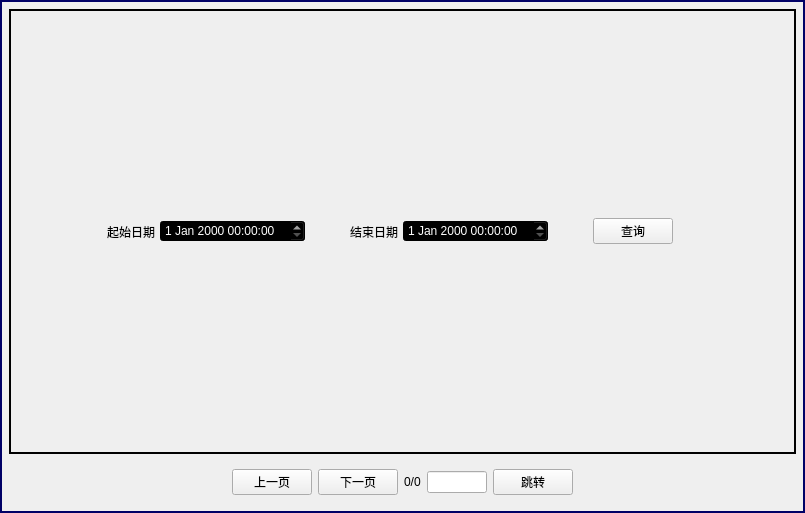
<?xml version="1.0" encoding="UTF-8"?>
<ui version="4.0">
 <class>backendDataForm</class>
 <widget class="QWidget" name="backendDataForm">
  <property name="geometry">
   <rect>
    <x>0</x>
    <y>0</y>
    <width>805</width>
    <height>513</height>
   </rect>
  </property>
  <property name="windowTitle">
   <string>Form</string>
  </property>
  <property name="styleSheet">
   <string notr="true">QWidget#backendDataForm{
 border:2px solid #000066 ;
}</string>
  </property>
  <layout class="QGridLayout" name="gridLayout_2">
   <property name="leftMargin">
    <number>9</number>
   </property>
   <property name="topMargin">
    <number>9</number>
   </property>
   <property name="rightMargin">
    <number>9</number>
   </property>
   <property name="bottomMargin">
    <number>9</number>
   </property>
   <item row="2" column="0">
    <layout class="QHBoxLayout" name="horizontalLayout">
     <property name="leftMargin">
      <number>9</number>
     </property>
     <property name="topMargin">
      <number>9</number>
     </property>
     <property name="rightMargin">
      <number>9</number>
     </property>
     <property name="bottomMargin">
      <number>9</number>
     </property>
     <item>
      <spacer name="horizontalSpacer_5">
       <property name="orientation">
        <enum>Qt::Horizontal</enum>
       </property>
       <property name="sizeHint" stdset="0">
        <size>
         <width>40</width>
         <height>20</height>
        </size>
       </property>
      </spacer>
     </item>
     <item>
      <widget class="QPushButton" name="pushButton_up_page">
       <property name="text">
        <string>上一页</string>
       </property>
      </widget>
     </item>
     <item>
      <widget class="QPushButton" name="pushButton_down_page">
       <property name="text">
        <string>下一页</string>
       </property>
      </widget>
     </item>
     <item>
      <widget class="QLabel" name="label_page">
       <property name="text">
        <string>0/0</string>
       </property>
      </widget>
     </item>
     <item>
      <widget class="QLineEdit" name="lineEdit_page">
       <property name="maximumSize">
        <size>
         <width>60</width>
         <height>16777215</height>
        </size>
       </property>
      </widget>
     </item>
     <item>
      <widget class="QPushButton" name="pushButton_on_page">
       <property name="text">
        <string>跳转</string>
       </property>
      </widget>
     </item>
     <item>
      <spacer name="horizontalSpacer_6">
       <property name="orientation">
        <enum>Qt::Horizontal</enum>
       </property>
       <property name="sizeHint" stdset="0">
        <size>
         <width>40</width>
         <height>20</height>
        </size>
       </property>
      </spacer>
     </item>
    </layout>
   </item>
   <item row="0" column="0">
    <widget class="QFrame" name="frame">
     <property name="styleSheet">
      <string notr="true">QFrame#frame{
 border:2px solid black;
}</string>
     </property>
     <property name="frameShape">
      <enum>QFrame::StyledPanel</enum>
     </property>
     <property name="frameShadow">
      <enum>QFrame::Raised</enum>
     </property>
     <layout class="QHBoxLayout" name="horizontalLayout_2">
      <property name="spacing">
       <number>5</number>
      </property>
      <property name="leftMargin">
       <number>5</number>
      </property>
      <property name="topMargin">
       <number>5</number>
      </property>
      <property name="rightMargin">
       <number>5</number>
      </property>
      <property name="bottomMargin">
       <number>5</number>
      </property>
      <item>
       <spacer name="horizontalSpacer">
        <property name="orientation">
         <enum>Qt::Horizontal</enum>
        </property>
        <property name="sizeHint" stdset="0">
         <size>
          <width>164</width>
          <height>20</height>
         </size>
        </property>
       </spacer>
      </item>
      <item>
       <widget class="QLabel" name="label">
        <property name="text">
         <string>起始日期</string>
        </property>
       </widget>
      </item>
      <item>
       <widget class="QDateTimeEdit" name="dateTimeEdit_start">
        <property name="styleSheet">
         <string notr="true">background-color: rgb(0, 0, 0);
color: rgb(255, 255, 255);</string>
        </property>
       </widget>
      </item>
      <item>
       <spacer name="horizontalSpacer_3">
        <property name="orientation">
         <enum>Qt::Horizontal</enum>
        </property>
        <property name="sizeType">
         <enum>QSizePolicy::Fixed</enum>
        </property>
        <property name="sizeHint" stdset="0">
         <size>
          <width>40</width>
          <height>20</height>
         </size>
        </property>
       </spacer>
      </item>
      <item>
       <widget class="QLabel" name="label_2">
        <property name="styleSheet">
         <string notr="true"/>
        </property>
        <property name="text">
         <string>结束日期</string>
        </property>
       </widget>
      </item>
      <item>
       <widget class="QDateTimeEdit" name="dateTimeEdit_end">
        <property name="styleSheet">
         <string notr="true">background-color: rgb(0, 0, 0);
color: rgb(255, 255, 255);</string>
        </property>
       </widget>
      </item>
      <item>
       <spacer name="horizontalSpacer_4">
        <property name="orientation">
         <enum>Qt::Horizontal</enum>
        </property>
        <property name="sizeType">
         <enum>QSizePolicy::Fixed</enum>
        </property>
        <property name="sizeHint" stdset="0">
         <size>
          <width>40</width>
          <height>20</height>
         </size>
        </property>
       </spacer>
      </item>
      <item>
       <widget class="QPushButton" name="pushButton_find">
        <property name="text">
         <string>查询</string>
        </property>
       </widget>
      </item>
      <item>
       <spacer name="horizontalSpacer_2">
        <property name="orientation">
         <enum>Qt::Horizontal</enum>
        </property>
        <property name="sizeHint" stdset="0">
         <size>
          <width>164</width>
          <height>20</height>
         </size>
        </property>
       </spacer>
      </item>
      <item>
       <widget class="QLabel" name="label_time">
        <property name="text">
         <string/>
        </property>
       </widget>
      </item>
      <item>
       <widget class="QLabel" name="label_count">
        <property name="text">
         <string/>
        </property>
       </widget>
      </item>
     </layout>
    </widget>
   </item>
   <item row="1" column="0">
    <layout class="QVBoxLayout" name="verticalLayout">
     <property name="spacing">
      <number>0</number>
     </property>
    </layout>
   </item>
  </layout>
 </widget>
 <resources/>
 <connections/>
</ui>
